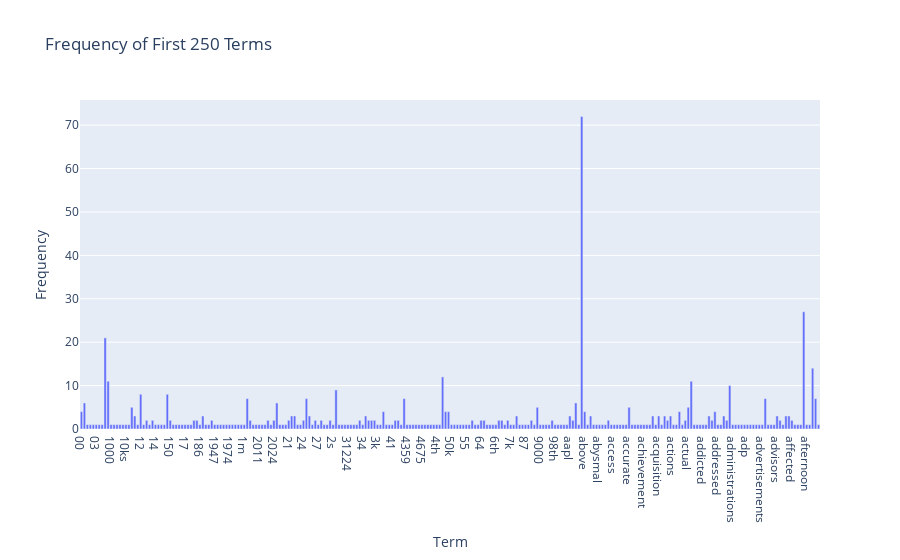
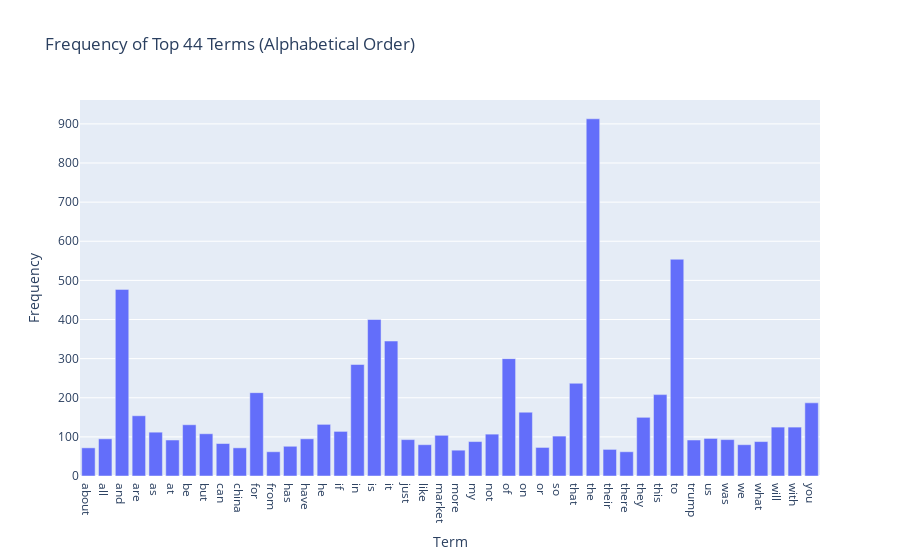
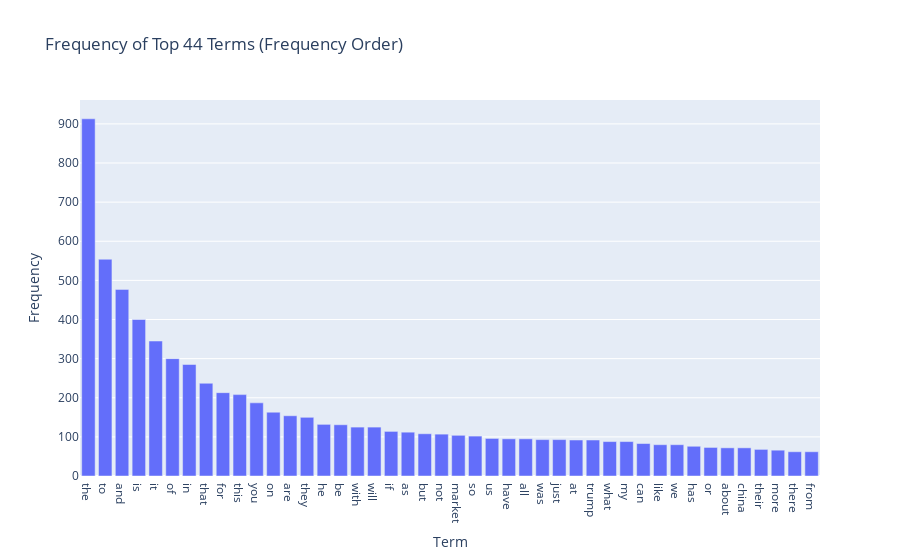
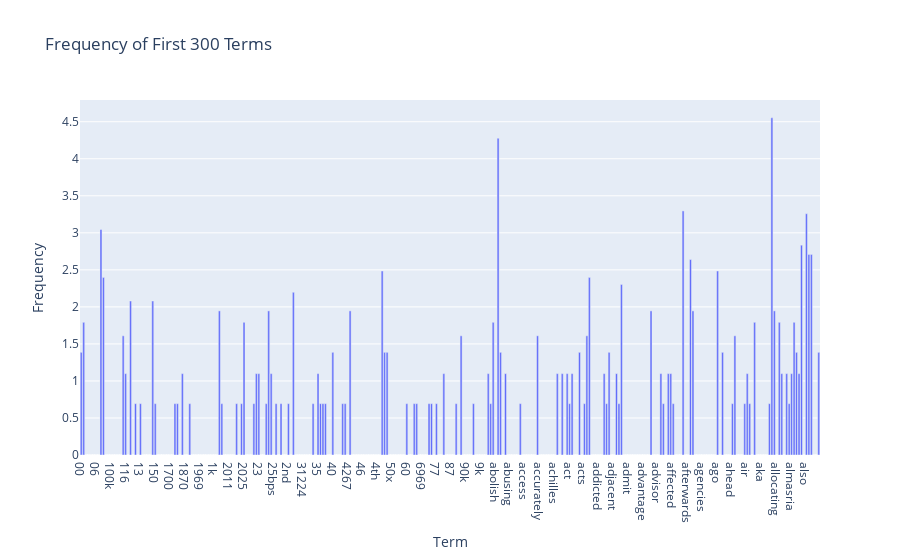

The code cell stored with these charts, in order, in its notebook:
### Markdown cell above
# Phase 1

### Code cell
### Begin Assignment Here
import pandas as pd
import numpy as np
import helpers.data_mining_helpers as dmh


print("\n---------------------")
print("\nDATA PREPARATION \n")
print("---------------------\n")
reddit_data = pd.read_csv("Reddit-stock-sentiment.csv")
X = reddit_data

# see how the data look like
print(len(X))
display(X.head())
display(X["author"].value_counts())
display(X["subreddit"].value_counts())


print("\nEXERCISE_1 print first 3\n")
for i in range(3):
    print(f"example {i + 1}")
    print(X["text"][i])


print("\n---------------------")
print("\nDATA TRANSFORMATION \n")
print("---------------------\n")
# remove posts/comments from AutoModerator, since they are just a moderation bot, this also removes some duplicates
X = X[X["author"] != "AutoModerator"]
# remove completely duplicated data (probably does nothing though)
X = X.drop_duplicates()


print("\nEXERCISE_2 query experiments\n")
print(X.at[334, "title"])


print(
    "\nEXERCISE_3 advanced selection with filtering (r/wallstreetbets only, every 10th row, only first 3, only text) \n"
)
print(X[X["subreddit"] == "wallstreetbets"][::10][0:3]["text"])


print("\n---------------------")
print("\nDATA MINING \n")
print("---------------------\n")


print("\nEXERCISE_4 missing value count per record \n")
print(X.isnull().apply(lambda x: dmh.check_missing_values(x), axis=1))


print("\nEXERCISE_5 is litereally the same as the one in the Master. SKIP!!!!! \n")


print("\nEXERCISE_6 sampling \n")
X_sample = X.sample(n=len(X) // 4)  # 1000 > len(X) so can't use that
print("len:", len(X_sample))
print(
    X_sample[0:4]["text"]
)  # print text to waste less space, it's not like the full data matters here
print(
    "Same observations as the exercise in the Master: The size of X_sample is smaller, and the order is randomized. And the sample is a different subset each time X.sample is called. \n"
)


print("\nEXERCISE_7 plot subreddit distribution with dynamic ylim \n")
print(
    "subreddit feels similar enough to mirror the category col of the dataset in the Master \n"
)
X_sample.subreddit.value_counts().plot(
    kind="bar",
    title="Subreddit distribution",
    ylim=[0, X_sample.subreddit.value_counts().max() + 30],
    rot=0,
    fontsize=12,
    figsize=(8, 3),
)


print("\nEXERCISE_8 plot X and X_sample bars side-by-side \n")
pd.DataFrame(
    {
        "X": X.subreddit.value_counts(),
        "X_sample": X_sample.subreddit.value_counts().reindex(
            X.subreddit.value_counts().index
        ),
    }
).plot(
    kind="bar",
    title="Subreddit Distribution Comparison (X vs X_sample)",
    ylabel="Count",
    rot=0,
    fontsize=12,
    figsize=(8, 5),
)


print("\nEXERCISE_9 analyze the text of the first record of X \n")
import nltk
from sklearn.feature_extraction.text import CountVectorizer

nltk.download("punkt")
nltk.download("punkt_tab")
count_vect = CountVectorizer()
analyze = count_vect.build_analyzer()
print(analyze(X.text[0]))


print(
    "\nEXERCISE_10 check the term corresponding to the non-zero part in the [0:5, 0:100] region of the term-document metric \n"
)
X_counts = count_vect.fit_transform(X.text)
print("[0:5, 0:100] region: ", X_counts[0:5, 0:100].toarray())
print("non-zero at:", X_counts[3, 0:100].nonzero()[1][0])
print(
    "which is the term:",
    count_vect.get_feature_names_out()[X_counts[3, 0:100].nonzero()[1][0]],
)


print(
    "\nEXERCISE_11 plot term-document metric efficiently (basically the same code as the Master) \n"
)
import seaborn as sns
import matplotlib.pyplot as plt

%matplotlib inline
# increase density by showing top 44 frequent terms in 44 random reddit posts/comments
# total frequency of each term
term_frequencies = np.asarray(X_counts.sum(axis=0)).ravel()
# indices of the 44 most frequent ones
top_term_indices = term_frequencies.argsort()[-44:]
doc_count = X_counts.shape[0]
# randomly select 44 document indices
sample_doc_indices = np.random.choice(doc_count, 44, replace=False)
# efficient to slices sparse matrix before converting to dense array
z_sampled = X_counts[sample_doc_indices, :][:, top_term_indices].toarray()
# x = terms
x_sampled = count_vect.get_feature_names_out()[top_term_indices]
# y = doc indices
y_sampled = ["doc" + str(i) for i in sample_doc_indices]
plt.subplots(figsize=(15, 12))
ax = sns.heatmap(
    pd.DataFrame(z_sampled, columns=x_sampled, index=y_sampled), cmap="PuRd"
)
plt.title("Top 44 in 44 Random Reddit Posts/comments")
plt.show()


print(
    "\nEXERCISE_12 plot aggregated term frequencies using plotly (basically the same code as the Master) \n"
)
import plotly.express as px

term_frequencies = np.asarray(X_counts.sum(axis=0))[0]
# interactive chart using Plotly Express.
# hover over bars to see exact term and frequencies. use the tool bar to zoom and pan as you want.
term_count = 250
terms_to_plot = count_vect.get_feature_names_out()[:term_count]
frequencies_to_plot = term_frequencies[:term_count]
px.bar(
    pd.DataFrame({"Term": terms_to_plot, "Frequency": frequencies_to_plot}),
    x="Term",
    y="Frequency",
    title=f"Frequency of First {term_count} Terms",
).show()


print(
    "\nEXERCISE_13 plot aggregated term frequencies more efficiently (basically the same code as the Master) \n"
)
num_top_terms = 44

# use argsort to find the indices of the top N terms
# take the last num_top_terms to get the most frequent ones
top_indices = term_frequencies.argsort()[-num_top_terms:]
# it's strange that the exercise expects the top_indices to be in numerical order by default here, unlike the next exercise where no sorting is required.
top_indices.sort()

# names of the top terms by indices
top_terms = count_vect.get_feature_names_out()[top_indices]

# frequencies of the top terms
top_frequencies = term_frequencies[top_indices]

# bar plot
px.bar(
    pd.DataFrame({"Term": top_terms, "Frequency": top_frequencies}),
    x="Term",
    y="Frequency",
    title=f"Frequency of Top {num_top_terms} Terms (Alphabetical Order)",
).show()


print(
    "\nEXERCISE_14 plot aggregated term frequencies efficiently in alphabetical order (basically the same code as the Master) \n"
)
num_top_terms = 44

# argsort to find the indices of the top N terms
# take the last num_top_terms to get the most frequent ones
# invert so I can plot the top terms from the left to the right
# it's strange that the exercise expects the top_indices not to already be in frequency order after finding the most frequent terms.
top_indices = term_frequencies.argsort()[-num_top_terms:][::-1]

# names of the top terms by indices
top_terms = count_vect.get_feature_names_out()[top_indices]

# frequencies of the top terms
top_frequencies = term_frequencies[top_indices]

# bar plot
px.bar(
    pd.DataFrame({"Term": top_terms, "Frequency": top_frequencies}),
    x="Term",
    y="Frequency",
    title=f"Frequency of Top {num_top_terms} Terms (Frequency Order)",
).show()


print(
    "\nEXERCISE_15 exercise 12 to 14 again, but with log scaled data (basically the same code and observations as the Master) \n"
)
import math

term_frequencies_log = [math.log(i) for i in term_frequencies]
num_top_terms = 44
# the announcement video specifies "exercises 12 to 14", not just "the previous exercise," so I am doing all of them

# log version for exercise 12
term_count = 300
terms_to_plot = count_vect.get_feature_names_out()[:term_count]
frequencies_to_plot = term_frequencies_log[:term_count]
px.bar(
    pd.DataFrame({"Term": terms_to_plot, "Frequency": frequencies_to_plot}),
    x="Term",
    y="Frequency",
    title="Frequency of First 300 Terms",
).show()

# log version for exercise 13
top_indices = term_frequencies.argsort()[-num_top_terms:]
top_indices.sort()
top_terms = count_vect.get_feature_names_out()[top_indices]
top_log_frequencies = np.array(term_frequencies_log)[top_indices]
px.bar(
    pd.DataFrame({"Term": top_terms, "Frequency": top_log_frequencies}),
    x="Term",
    y="Frequency",
    title=f"Frequency of Top {num_top_terms} Terms (Alphabetical Order)",
).show()

# log version for exercise 14
top_indices = term_frequencies.argsort()[-num_top_terms:][::-1]
top_terms = count_vect.get_feature_names_out()[top_indices]
top_log_frequencies = np.array(term_frequencies_log)[top_indices]
px.bar(
    pd.DataFrame({"Term": top_terms, "Frequency": top_log_frequencies}),
    x="Term",
    y="Frequency",
    title=f"Frequency of Top {num_top_terms} Terms (Frequency Order)",
).show()

print("""
differences: Log transformation reduces the visual dominance of the most frequent terms greatly. The drop-off is softened, making the relative frequencies between terms easier to compare. Differences in frequency among the less common words are now more visible, whereas on the linear scale they were indistinguishably small.

insight: This is useful for visualizing data that spans several orders of magnitude, like this word counts. Maybe it is easier to see if the data follows an expected power-related distribution this way, especially at the tail.
""")


print("\nPHASE 1, PART 3 subjectivity vs. polarity scatter plot, by subreddit \n")
print("""
Using two plots to display the relationship between subjectivity and polarity of the posts/comments.

Subjectivity is from 0 (objective) to 1 (subjective)
Polarity is from -1 (negative) to 1 (positive)
And I can try to compare different subreddits.

The plots are interactive, you can hover on a dot to see the text, the subjectivity and the polarity values.

The first plot is a scatter plot, every post/comment is represneted as a dot.
It uses different colors for each subreddit to compare their differences.
I also added histograms on the side to show the distributions.
And you can click on the subreddit legends to hide the data of specific subreddits.
      
The second one is a density heatmap, to clearly show the value distribution.
One for each subreddit so they can be compared easily.
""")

# scatter plot
px.scatter(
    X,
    x="polarity",
    y="subjectivity",
    color="subreddit",  # color the dots by subreddit
    title="Subjectivity vs. Polarity (Scatter)",
    hover_data=["text"],  # hover to see the title
    marginal_x="histogram",  # adds a histogram on top
    marginal_y="histogram",  # and one on the right
    width=800,
    height=600,
).update_layout(
    legend_title_text="Subreddit",
    xaxis_title="Polarity; from Negative to Positive",
    yaxis_title="Subjectivity; from Objective to Subjective",
    barmode="stack",  # stack the bars in the histogram instead of having them overlapped
).update_traces(
    opacity=0.5
).show()  # make the dots a bit transparent to see where they overlap

# density heatmap
px.density_heatmap(
    X,
    x="polarity",
    y="subjectivity",
    facet_col="subreddit",  # makes a separate plot for each subreddit
    title="Subjectivity vs. Polarity (Heatmap)",
    width=800,
    height=350,
    nbinsx=20,
    nbinsy=20,
).show()

### Figure 1 — Plotly figure (JSON) as saved in the notebook; plotly's stock layout.template omitted (floating-point values rounded to 4 significant figures; data arrays with more than 128 entries replaced by an {"elided": "..."} marker saying what was removed)
{"data": [{"hovertemplate": "Term=%{x}<br>Frequency=%{y}<extra></extra>", "legendgroup": "", "marker": {"color": "#636efa", "pattern": {"shape": ""}}, "name": "", "orientation": "v", "showlegend": false, "textposition": "auto", "type": "bar", "x": {"elided": "250 str values"}, "xaxis": "x", "y": {"elided": "250 int values"}, "yaxis": "y"}], "layout": {"barmode": "relative", "legend": {"tracegroupgap": 0}, "title": {"text": "Frequency of First 250 Terms"}, "xaxis": {"anchor": "y", "domain": [0, 1], "title": {"text": "Term"}}, "yaxis": {"anchor": "x", "domain": [0, 1], "title": {"text": "Frequency"}}}}

### Figure 2 — Plotly figure (JSON) as saved in the notebook; plotly's stock layout.template omitted (floating-point values rounded to 4 significant figures)
{"data": [{"hovertemplate": "Term=%{x}<br>Frequency=%{y}<extra></extra>", "legendgroup": "", "marker": {"color": "#636efa", "pattern": {"shape": ""}}, "name": "", "orientation": "v", "showlegend": false, "textposition": "auto", "type": "bar", "x": ["about", "all", "and", "are", "as", "at", "be", "but", "can", "china", "for", "from", "has", "have", "he", "if", "in", "is", "it", "just", "like", "market", "more", "my", "not", "of", "on", "or", "so", "that", "the", "their", "there", "they", "this", "to", "trump", "us", "was", "we", "what", "will", "with", "you"], "xaxis": "x", "y": [72, 95, 477, 154, 112, 92, 131, 108, 83, 72, 213, 62, 76, 95, 132, 114, 285, 400, 345, 93, 80, 104, 66, 88, 107, 300, 163, 73, 102, 237, 913, 68, 62, 150, 208, 554, 92, 96, 93, 80, 88, 125, 125, 187], "yaxis": "y"}], "layout": {"barmode": "relative", "legend": {"tracegroupgap": 0}, "title": {"text": "Frequency of Top 44 Terms (Alphabetical Order)"}, "xaxis": {"anchor": "y", "domain": [0, 1], "title": {"text": "Term"}}, "yaxis": {"anchor": "x", "domain": [0, 1], "title": {"text": "Frequency"}}}}

### Figure 3 — Plotly figure (JSON) as saved in the notebook; plotly's stock layout.template omitted (floating-point values rounded to 4 significant figures)
{"data": [{"hovertemplate": "Term=%{x}<br>Frequency=%{y}<extra></extra>", "legendgroup": "", "marker": {"color": "#636efa", "pattern": {"shape": ""}}, "name": "", "orientation": "v", "showlegend": false, "textposition": "auto", "type": "bar", "x": ["the", "to", "and", "is", "it", "of", "in", "that", "for", "this", "you", "on", "are", "they", "he", "be", "with", "will", "if", "as", "but", "not", "market", "so", "us", "have", "all", "was", "just", "at", "trump", "what", "my", "can", "like", "we", "has", "or", "about", "china", "their", "more", "there", "from"], "xaxis": "x", "y": [913, 554, 477, 400, 345, 300, 285, 237, 213, 208, 187, 163, 154, 150, 132, 131, 125, 125, 114, 112, 108, 107, 104, 102, 96, 95, 95, 93, 93, 92, 92, 88, 88, 83, 80, 80, 76, 73, 72, 72, 68, 66, 62, 62], "yaxis": "y"}], "layout": {"barmode": "relative", "legend": {"tracegroupgap": 0}, "title": {"text": "Frequency of Top 44 Terms (Frequency Order)"}, "xaxis": {"anchor": "y", "domain": [0, 1], "title": {"text": "Term"}}, "yaxis": {"anchor": "x", "domain": [0, 1], "title": {"text": "Frequency"}}}}

### Figure 4 — Plotly figure (JSON) as saved in the notebook; plotly's stock layout.template omitted (floating-point values rounded to 4 significant figures; data arrays with more than 128 entries replaced by an {"elided": "..."} marker saying what was removed)
{"data": [{"hovertemplate": "Term=%{x}<br>Frequency=%{y}<extra></extra>", "legendgroup": "", "marker": {"color": "#636efa", "pattern": {"shape": ""}}, "name": "", "orientation": "v", "showlegend": false, "textposition": "auto", "type": "bar", "x": {"elided": "300 str values"}, "xaxis": "x", "y": {"elided": "300 float values"}, "yaxis": "y"}], "layout": {"barmode": "relative", "legend": {"tracegroupgap": 0}, "title": {"text": "Frequency of First 300 Terms"}, "xaxis": {"anchor": "y", "domain": [0, 1], "title": {"text": "Term"}}, "yaxis": {"anchor": "x", "domain": [0, 1], "title": {"text": "Frequency"}}}}
